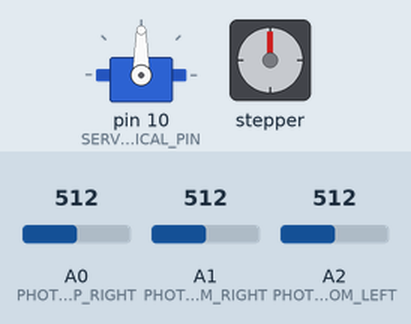
This sketch was run on a simulated Arduino Uno, built with avr-gcc and run on an emulated ATmega328P. Shown: servo, stepper motor. The inputs (shaded band) are chosen by the test bench; at power-on: A0 (PHOTO_TOP_RIGHT) = 512, A1 (PHOTO_BOTTOM_RIGHT) = 512, A2 (PHOTO_BOTTOM_LEFT) = 512. Stepper angles assume 2038 steps per turn; what the sketch prints to the serial monitor is not drawn.

Above: at 2.2 s.
2.3 s: A0 (PHOTO_TOP_RIGHT) set to 566
5.3 s: A0 (PHOTO_TOP_RIGHT) set to 588
At 5.74 s:
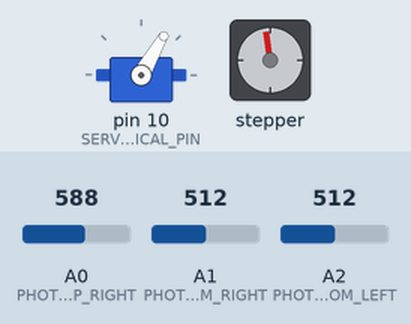
At 6.64 s:
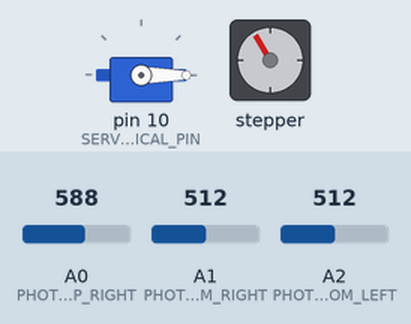
8.3 s: A1 (PHOTO_BOTTOM_RIGHT) set to 627
10.3 s: A1 (PHOTO_BOTTOM_RIGHT) set to 645
At 10.7 s:
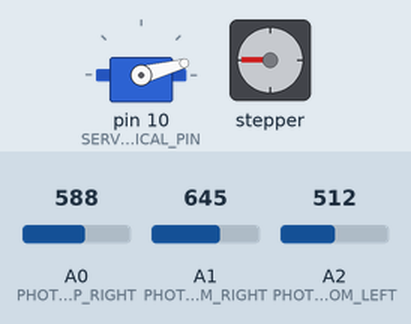
13.3 s: A2 (PHOTO_BOTTOM_LEFT) set to 900
At 13.89 s:
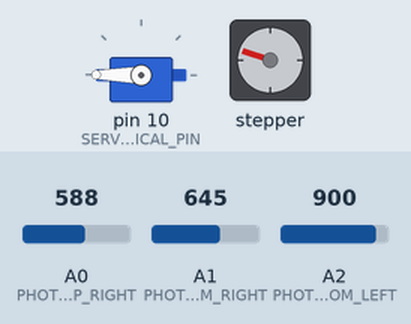
16.3 s: A2 (PHOTO_BOTTOM_LEFT) set to 170
Timing chart, 0 to 20.3 s (numbered marks = the images above; inputs shaded):
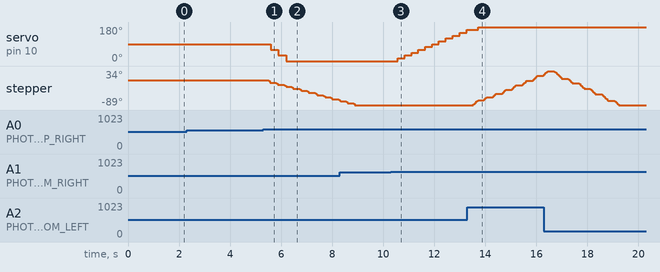

The sketch:

photo_control.ino
```cpp
// #include <Servo.h>
// #include <Stepper.h>

// //---- Pins ----
// #define PHOTO_TOP_RIGHT     A0
// #define PHOTO_BOTTOM_RIGHT  A1
// #define PHOTO_BOTTOM_LEFT   A2

// // For 28BYJ-48 stepper motor with ULN2003 driver
// #define STEPPER_STEPS_PER_REV 2038  // 28BYJ-48 has 2038 steps per revolution
// #define STEPPER_PIN1 2
// #define STEPPER_PIN2 4
// #define STEPPER_PIN3 3
// #define STEPPER_PIN4 5

// #define SERVO_VERTICAL_PIN 10

// //---- Limits & Constants ----
// #define SERVO_MIN_POS     0
// #define SERVO_MAX_POS     180
// #define SERVO_CENTER      90
// #define STEPPER_MIN_POS  -500
// #define STEPPER_MAX_POS   500
// #define STEPPER_CENTER     0

// #define MAX_SENSOR_VALUE  100
// #define DEAD_ZONE         3  // Increased tolerance zone for more stability

// //---- Hardware Objects ----
// Stepper stepperHorizontal(STEPPER_STEPS_PER_REV,
//                           STEPPER_PIN1, STEPPER_PIN2,
//                           STEPPER_PIN3, STEPPER_PIN4);
// Servo servoVertical;

// //---- Position Tracking ----
// int horizontalPos = STEPPER_CENTER;
// int verticalPos   = SERVO_CENTER;

// //---- Sensor & Error Variables ----
// int topRightVal    = 0;
// int bottomRightVal = 0;
// int bottomLeftVal  = 0;
// int horizontalDiff = 0;
// int verticalDiff   = 0;

// //---- Custom PID Variables ----
// // Horizontal PID
// float h_error = 0;
// float h_lastError = 0;
// float h_sumError = 0;
// float h_output = 0;

// // Vertical PID
// float v_error = 0;
// float v_lastError = 0;
// float v_sumError = 0;
// float v_output = 0;

// // PID constants
// float h_Kp = 0.5;
// float h_Ki = 0.05;
// float h_Kd = 0.2;

// float v_Kp = 0.3;
// float v_Ki = 0.01;
// float v_Kd = 0.1;

// // Maximum integral windup prevention
// #define MAX_SUM_ERROR 100

// // Function prototypes
// void readSensors();
// void calculateErrors();
// void calculatePID();
// void moveHorizontal();
// void moveVertical();
// void debugOutput();

// unsigned long lastMoveTime = 0;
// unsigned long servoMoveInterval = 200; // ms between servo moves

// void setup() {
//   Serial.begin(9600);
//   Serial.println("Photoresistor Gimbal System Starting - Custom PID Implementation");

//   stepperHorizontal.setSpeed(15);
//   servoVertical.attach(SERVO_VERTICAL_PIN);
//   servoVertical.write(verticalPos);

//   delay(1000);  // Allow time for motors to initialize
//   Serial.println("Continuous tracking mode active");
// }

// void loop() {
//   readSensors();
//   calculateErrors();
//   calculatePID();
//   moveHorizontal();
//   // moveVertical();
//   debugOutput();
//   delay(50);
// }

// /**
//  * Read all photoresistor values and map them to a standard range
//  */
// void readSensors() {
//   topRightVal    = map(analogRead(PHOTO_TOP_RIGHT),    0, 1023, 0, MAX_SENSOR_VALUE);
//   bottomRightVal = map(analogRead(PHOTO_BOTTOM_RIGHT), 0, 1023, 0, MAX_SENSOR_VALUE);
//   bottomLeftVal  = map(analogRead(PHOTO_BOTTOM_LEFT),  0, 1023, 0, MAX_SENSOR_VALUE);
// }

// /**
//  * Calculate horizontal and vertical error values based on sensor readings
//  */
// void calculateErrors() {
//   horizontalDiff = bottomRightVal - bottomLeftVal;
//   verticalDiff   = topRightVal - bottomRightVal;
// }

// /**
//  * Calculate PID values for both axes
//  */
// void calculatePID() {
//   // Horizontal PID
//   h_error = horizontalDiff;
//   h_sumError += h_error;
//   h_sumError = constrain(h_sumError, -MAX_SUM_ERROR, MAX_SUM_ERROR);
//   float h_proportional = h_error * h_Kp;
//   float h_integral     = h_sumError * h_Ki;
//   float h_derivative   = (h_error - h_lastError) * h_Kd;
//   h_output = h_proportional + h_integral + h_derivative;
//   h_lastError = h_error;

//   // Vertical PID
//   v_error = verticalDiff;
//   v_sumError += v_error;
//   v_sumError = constrain(v_sumError, -MAX_SUM_ERROR, MAX_SUM_ERROR);
//   float v_proportional = v_error * v_Kp;
//   float v_integral     = v_sumError * v_Ki;
//   float v_derivative   = (v_error - v_lastError) * v_Kd;
//   v_output = v_proportional + v_integral + v_derivative;
//   v_lastError = v_error;
// }

// /**
//  * Control the horizontal stepper motor based on PID output
//  */
// void moveHorizontal() {
//   if (abs(horizontalDiff) > DEAD_ZONE) {
//     int horizontalSteps = round(h_output * 5);
//     if (h_output != 0 && abs(horizontalSteps) < 3) {
//       horizontalSteps = (h_output > 0) ? 3 : -3;
//     }

//     horizontalPos += horizontalSteps;
//     if (horizontalPos < STEPPER_MIN_POS) {
//       horizontalSteps -= (horizontalPos - STEPPER_MIN_POS);
//       horizontalPos = STEPPER_MIN_POS;
//     } else if (horizontalPos > STEPPER_MAX_POS) {
//       horizontalSteps -= (horizontalPos - STEPPER_MAX_POS);
//       horizontalPos = STEPPER_MAX_POS;
//     }

//     if (horizontalSteps != 0) {
//       Serial.print("Horizontal steps: ");
//       Serial.println(horizontalSteps);
//       stepperHorizontal.step(horizontalSteps);
//     }
//   }
// }

// /**
//  * Control the vertical servo motor based on PID output
//  */
// void moveVertical() {
//   unsigned long currentMillis = millis();
//   if (abs(verticalDiff) > DEAD_ZONE && (currentMillis - lastMoveTime) >= servoMoveInterval) {
//     float scaledOutput = v_output * 0.5;
//     scaledOutput = constrain(scaledOutput, -2, 2);

//     if (abs(scaledOutput) >= 0.5) {
//       verticalPos -= 20*round(scaledOutput);
//       verticalPos = constrain(verticalPos, SERVO_MIN_POS, SERVO_MAX_POS);
//       Serial.print("Vertical position: ");
//       Serial.println(verticalPos);
//       servoVertical.write(verticalPos);
//       lastMoveTime = currentMillis;
//     }
//   }
// }

// /**
//  * Output debug information to Serial monitor
//  */
// void debugOutput() {
//   Serial.print("Sensors → TR: "); Serial.print(topRightVal);
//   Serial.print("  BR: "); Serial.print(bottomRightVal);
//   Serial.print("  BL: "); Serial.print(bottomLeftVal);
//   Serial.print(" | Diffs → H: "); Serial.print(horizontalDiff);
//   Serial.print("  V: "); Serial.print(verticalDiff);
//   Serial.print(" | PID → H: "); Serial.print(h_output);
//   Serial.print("  V: "); Serial.print(v_output);
//   Serial.print(" | Pos → H: "); Serial.print(horizontalPos);
//   Serial.print("  V: "); Serial.println(verticalPos);
// }


#include <Servo.h>
#include <Stepper.h>

//---- Pins ----
#define PHOTO_TOP_RIGHT    A0
#define PHOTO_BOTTOM_RIGHT A1
#define PHOTO_BOTTOM_LEFT  A2

// For 28BYJ-48 stepper motor with ULN2003 driver
#define STEPPER_STEPS_PER_REV 2038  // 28BYJ-48 has 2038 steps per revolution
#define STEPPER_PIN1 2
#define STEPPER_PIN2 4
#define STEPPER_PIN3 3
#define STEPPER_PIN4 5

#define SERVO_VERTICAL_PIN 10

//---- Limits & Constants ----
#define SERVO_MIN_POS     0
#define SERVO_MAX_POS     180
#define SERVO_CENTER      90
#define STEPPER_MIN_POS  -500
#define STEPPER_MAX_POS   500
#define STEPPER_CENTER      0

#define MAX_SENSOR_VALUE  100
#define DEAD_ZONE         5  // Increased tolerance zone for more stability

//---- Hardware Objects ----
Stepper stepperHorizontal(STEPPER_STEPS_PER_REV,
                          STEPPER_PIN1, STEPPER_PIN2,
                          STEPPER_PIN3, STEPPER_PIN4);
Servo servoVertical;

//---- Position Tracking ----
int horizontalPos = STEPPER_CENTER;
int verticalPos   = SERVO_CENTER;

//---- Sensor & Error Variables ----
int topRightVal    = 0;
int bottomRightVal = 0;
int bottomLeftVal  = 0;
int horizontalDiff = 0;
int verticalDiff   = 0;

//---- Custom PID Variables ----
// Horizontal PID
float h_error = 0;
float h_lastError = 0;
float h_sumError = 0;
float h_output = 0;

// Vertical PID
float v_error = 0;
float v_lastError = 0;
float v_sumError = 0;
float v_output = 0;

// PID constants
float h_Kp = 0.5;
float h_Ki = 0.05;
float h_Kd = 0.2;

float v_Kp = 0.3;
float v_Ki = 0.01;
float v_Kd = 0.1;

// Maximum integral windup prevention
#define MAX_SUM_ERROR 100

// Function prototypes
void readSensors();
void calculateErrors();
void calculatePID();
void moveHorizontal();
void moveVertical();
void debugOutput();

unsigned long lastMoveTime = 0;
unsigned long servoMoveInterval = 200;

void setup() {
  Serial.begin(9600);
  Serial.println("Photoresistor Gimbal System Starting - Custom PID Implementation");

  stepperHorizontal.setSpeed(15);
  servoVertical.attach(SERVO_VERTICAL_PIN);
  servoVertical.write(verticalPos);

  delay(1000);
  Serial.println("Continuous tracking mode active");
}

void loop() {
  readSensors();
  calculateErrors();
  calculatePID();
  moveHorizontal();
  moveVertical();
  debugOutput();

  if (abs(horizontalDiff) < DEAD_ZONE) {
    h_sumError = 0;
  }

  delay(50);
}

void readSensors() {
  topRightVal    = map(analogRead(PHOTO_TOP_RIGHT),    0, 1023, 10, MAX_SENSOR_VALUE + 10);
  bottomRightVal = map(analogRead(PHOTO_BOTTOM_RIGHT), 0, 1023, 10, MAX_SENSOR_VALUE + 10);
  bottomLeftVal  = map(analogRead(PHOTO_BOTTOM_LEFT),  0, 1023, 10, MAX_SENSOR_VALUE + 10);

  Serial.print("Raw sensor values - TR: ");
  Serial.print(topRightVal);
  Serial.print(" BR: ");
  Serial.print(bottomRightVal);
  Serial.print(" BL: ");
  Serial.println(bottomLeftVal);
}

void calculateErrors() {
  horizontalDiff = bottomLeftVal - topRightVal;
  verticalDiff   = topRightVal - bottomRightVal;

  Serial.print("Raw Horizontal Diff: ");
  Serial.println(horizontalDiff);
}

void calculatePID() {
  h_error = horizontalDiff;
  float h_proportional = h_error * h_Kp;
  h_sumError += h_error;
  h_sumError = constrain(h_sumError, -MAX_SUM_ERROR, MAX_SUM_ERROR);
  float h_integral = h_sumError * h_Ki;
  float h_derivative = (h_error - h_lastError) * h_Kd;
  h_lastError = h_error;
  h_output = h_proportional + h_integral + h_derivative;

  v_error = verticalDiff;
  float v_proportional = v_error * v_Kp;
  v_sumError += v_error;
  v_sumError = constrain(v_sumError, -MAX_SUM_ERROR, MAX_SUM_ERROR);
  float v_integral = v_sumError * v_Ki;
  float v_derivative = (v_error - v_lastError) * v_Kd;
  v_lastError = v_error;
  v_output = v_proportional + v_integral + v_derivative;
}

void moveHorizontal() {
  if (abs(horizontalDiff) > DEAD_ZONE) {
    int direction = (bottomLeftVal > topRightVal) ? 1 : -1;
    int stepSize = abs(round(h_output * 5));
    if (stepSize < 3) stepSize = 3;

    int horizontalSteps = direction * stepSize;

    Serial.print("Direction: ");
    Serial.print(direction);
    Serial.print(", Step Size: ");
    Serial.print(stepSize);
    Serial.print(", Horizontal Steps: ");
    Serial.println(horizontalSteps);

    horizontalPos += horizontalSteps;

    if (horizontalPos < STEPPER_MIN_POS) {
      horizontalSteps -= (horizontalPos - STEPPER_MIN_POS);
      horizontalPos = STEPPER_MIN_POS;
    } else if (horizontalPos > STEPPER_MAX_POS) {
      horizontalSteps -= (horizontalPos - STEPPER_MAX_POS);
      horizontalPos = STEPPER_MAX_POS;
    }

    if (horizontalSteps != 0) {
      Serial.print("Horizontal steps: ");
      Serial.println(horizontalSteps);
      stepperHorizontal.step(horizontalSteps);
    }
  }
}

void moveVertical() {
  unsigned long currentMillis = millis();

  if (abs(verticalDiff) > DEAD_ZONE && (currentMillis - lastMoveTime) >= servoMoveInterval) {
    float scaledOutput = v_output * 0.5;
    scaledOutput = constrain(scaledOutput, -2, 2);

    if (abs(scaledOutput) >= 0.5) {
      verticalPos -= 15*round(scaledOutput);
      verticalPos = constrain(verticalPos, SERVO_MIN_POS, SERVO_MAX_POS);

      Serial.print("Vertical position: ");
      Serial.println(verticalPos);
      servoVertical.write(verticalPos);

      lastMoveTime = currentMillis;
    }
  }
}

void debugOutput() {
  Serial.print("Sensors → TR: "); Serial.print(topRightVal);
  Serial.print("  BR: "); Serial.print(bottomRightVal);
  Serial.print("  BL: "); Serial.print(bottomLeftVal);
  Serial.print(" | Diffs → H: "); Serial.print(horizontalDiff);
  Serial.print("  V: "); Serial.print(verticalDiff);
  Serial.print(" | PID → H: "); Serial.print(h_output);
  Serial.print("  V: "); Serial.print(v_output);
  Serial.print(" | Pos → H: "); Serial.print(horizontalPos);
  Serial.print("  V: "); Serial.println(verticalPos);
}
```

Measured:
- the behaviour switches between 572 and 573 on A0 (PHOTO_TOP_RIGHT) (found by bisection; images 0 and 1)
- the behaviour switches between 644 and 645 on A1 (PHOTO_BOTTOM_RIGHT) (found by bisection; images 2 and 3)
- after the input at 2.3 s, every drawn part: stays the same
- after the input at 5.3 s, servo on pin 10 (SERVO_VERTICAL_PIN): 90° → 60° after 0.29 s, → 30° 0.30 s later, → 0° 0.31 s later; stepper: keeps turning counter-clockwise at about 26°/s, starting after 0.21 s
- after the input at 10.3 s, servo on pin 10 (SERVO_VERTICAL_PIN): moves from 0° to 165° over 2.7 s, starting after 0.27 s
- after the input at 13.3 s, stepper: keeps turning clockwise at about 39°/s, starting after 0.23 s
